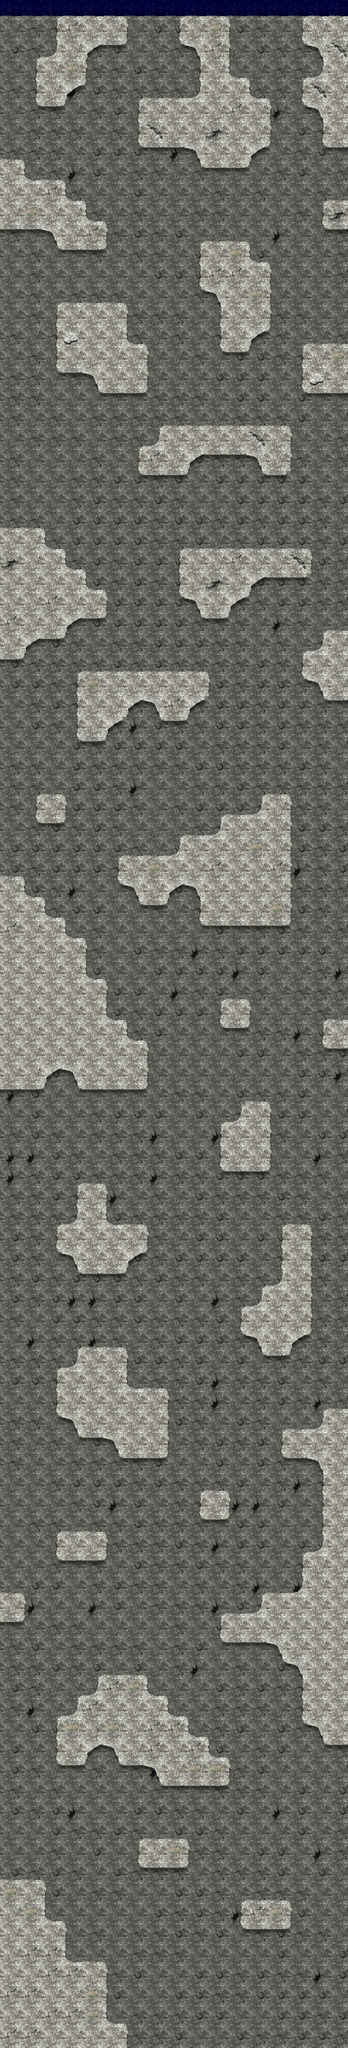

Rendered tile map (Tiled .tmx) drawn with the repository's tilesets; below, a short description and the map source with its tile grids summarised:
An orthogonal 17x100 tile map with 128x128 px tiles, 4 tile layers (background, obstacles, top, decoration).

<map version="1.0" orientation="orthogonal" width="17" height="100" tilewidth="128" tileheight="128">
 <tileset firstgid="1" name="tiles" tilewidth="128" tileheight="128">
  <image source="tiles.png" width="768" height="512" />
 </tileset>
 <layer name="background" width="17" height="100">
  <data>[1700 cells, 1700 non-empty, 5 distinct tile ids]</data>
 </layer>
 <layer name="obstacles" width="17" height="100">
  <data>[1700 cells, 324 non-empty, 6 distinct tile ids]</data>
 </layer>
 <layer name="top" width="17" height="100">
  <data>[1700 cells, 10 non-empty, 1 distinct tile ids]</data>
 </layer>
 <layer name="decoration" width="17" height="100">
  <data>[1700 cells, 516 non-empty, 12 distinct tile ids]</data>
 </layer>
</map>
